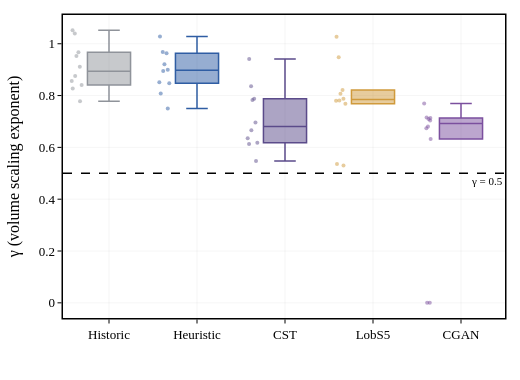

Source (notebook cell):
### Markdown cell above
---
## 4. Supplementary: Volume Scaling (γ)

$\text{Peak impact} \propto V^\gamma$. Square-root law predicts $\gamma = \beta \approx 0.5$.

### Code cell
# ── Figure 99: Gamma Distribution (single column) ──

fig = go.Figure()
for label, r in R.items():
    gdf = r['gamma_df']
    if gdf.empty:
        continue
    fig.add_trace(go.Box(
        y=gdf['gamma'], name=label,
        marker_color=SCENARIOS[label]['color'],
        line_color=SCENARIOS[label]['color'],
        boxpoints='all', jitter=0.3, pointpos=-1.5,
        marker=dict(size=4, opacity=0.5),
        line_width=1.5))

fig.add_hline(y=0.5, line_dash='dash', line_color='black', line_width=1.5,
              annotation_text='\u03b3 = 0.5', annotation_font_size=11,
              annotation_position='bottom right')

pub_layout(fig, width=SINGLE_W, height=380, legend_pos='none')
fig.update_xaxes(title_text='')
fig.update_yaxes(title_text='\u03b3 (volume scaling exponent)')
save_fig(fig, '99. Gamma Distribution.png')
fig.show()

# Summary
for label, r in R.items():
    gdf = r['gamma_df']
    if not gdf.empty:
        print(f"{label:15s}  \u03b3 = {gdf['gamma'].mean():.3f} \u00b1 {gdf['gamma'].std():.3f}  (n={len(gdf)})")

### Figure 1 — Plotly figure (JSON) as saved in the notebook; plotly's stock layout.template omitted (floating-point values rounded to 4 significant figures)
{"data": [{"boxpoints": "all", "jitter": 0.3, "line": {"color": "#8F939A", "width": 1.5}, "marker": {"color": "#8F939A", "opacity": 0.5, "size": 4}, "name": "Historic", "pointpos": -1.5, "type": "box", "y": [1.04, 1.052, 0.9674, 0.9531, 0.8754, 0.8411, 0.9114, 0.8565, 0.8277, 0.7776]}, {"boxpoints": "all", "jitter": 0.3, "line": {"color": "#2F5DA3", "width": 1.5}, "marker": {"color": "#2F5DA3", "opacity": 0.5, "size": 4}, "name": "Heuristic", "pointpos": -1.5, "type": "box", "y": [1.028, 0.9679, 0.9636, 0.8999, 0.8472, 0.8953, 0.9206, 0.8511, 0.8083, 0.7497]}, {"boxpoints": "all", "jitter": 0.3, "line": {"color": "#5B4B8A", "width": 1.5}, "marker": {"color": "#5B4B8A", "opacity": 0.5, "size": 4}, "name": "CST", "pointpos": -1.5, "type": "box", "y": [0.9414, 0.8357, 0.6959, 0.6126, 0.6658, 0.783, 0.6182, 0.7874, 0.6349, 0.5473]}, {"boxpoints": "all", "jitter": 0.3, "line": {"color": "#D09A3C", "width": 1.5}, "marker": {"color": "#D09A3C", "opacity": 0.5, "size": 4}, "name": "LobS5", "pointpos": -1.5, "type": "box", "y": [1.027, 0.8211, 0.9476, 0.8073, 0.7808, 0.7881, 0.7797, 0.5302, 0.5363, 0.7681]}, {"boxpoints": "all", "jitter": 0.3, "line": {"color": "#7B4F9E", "width": 1.5}, "marker": {"color": "#7B4F9E", "opacity": 0.5, "size": 4}, "name": "CGAN", "pointpos": -1.5, "type": "box", "y": [0.7693, 0.7139, 0.7041, 0.6805, 0.7094, 0.6735, -6.21e-05, 0.6325, 0.715, 0.000246]}], "layout": {"annotations": [{"font": {"size": 11}, "showarrow": false, "text": "γ = 0.5", "x": 1, "xanchor": "right", "xref": "x domain", "y": 0.5, "yanchor": "top", "yref": "y"}], "font": {"color": "black", "family": "Times New Roman, DejaVu Serif, serif", "size": 13}, "height": 380, "legend": {"bgcolor": "rgba(255,255,255,0.85)", "bordercolor": "black", "borderwidth": 1, "font": {"size": 11}, "visible": false}, "margin": {"b": 55, "l": 60, "r": 15, "t": 15}, "shapes": [{"line": {"color": "black", "dash": "dash", "width": 1.5}, "type": "line", "x0": 0, "x1": 1, "xref": "x domain", "y0": 0.5, "y1": 0.5, "yref": "y"}], "title": {}, "width": 520, "xaxis": {"gridcolor": "rgba(0,0,0,0.08)", "gridwidth": 0.5, "linecolor": "black", "linewidth": 1.5, "mirror": true, "showgrid": true, "showline": true, "tickcolor": "black", "ticklen": 4, "ticks": "outside", "tickwidth": 1, "title": {"text": ""}, "zeroline": false}, "yaxis": {"gridcolor": "rgba(0,0,0,0.08)", "gridwidth": 0.5, "linecolor": "black", "linewidth": 1.5, "mirror": true, "showgrid": true, "showline": true, "tickcolor": "black", "ticklen": 4, "ticks": "outside", "tickwidth": 1, "title": {"text": "γ (volume scaling exponent)"}, "zeroline": false}}}
